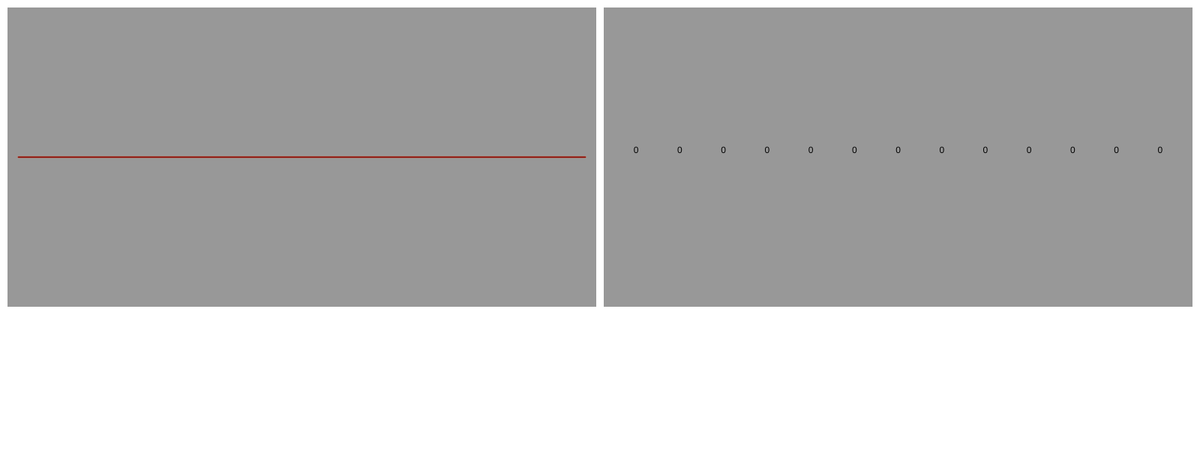
Frame 1 (no input)
Frame 60 (no input): identical to frame 1, image omitted
Frame 120 (the mouse pressed at the canvas centre since frame 60): identical to frame 1, image omitted

The p5.js sketch that drew this single still picture (run headless with seeded random() and noise() and a simulated clock; from frame 60 on, the mouse is pressed at the canvas centre):

// p5.js sketch
// ── sketch.js
let mel_ms;
let mfcc_ms;
let margin = 10;
let pi = 3.14159265359;
let colors = [];

function setup() {
  createCanvas(1600, 600);
  frameRate(30);

  // https://sashamaps.net/docs/resources/20-colors/
  let color_tuples = [[230, 25, 75], [60, 180, 75], [255, 225, 25], [0, 130, 200], [245, 130, 48], [70, 240, 240], [240, 50, 230], [250, 190, 212], [0, 128, 128], [220, 190, 255], [170, 110, 40], [255, 250, 200], [128, 0, 0], [170, 255, 195], [0, 0, 128], [128, 128, 128], [255, 255, 255], [0, 0, 0]]
  colors = color_tuples.map(t => color(t));

  let ms_width = (width - (margin*3)) / 2;
  let ms_height = (height - (margin * 3)) * 0.7;
  mel_ms = new MultiSlider(margin,margin,ms_width,ms_height,0,100,0,false);
  mfcc_ms = new MultiSlider((margin*2) + ms_width,margin,ms_width,ms_height,-80,80,0,true);
  mfcc_ms.setColors(colors);

  let mels = [];
  for(let i = 0; i < 40; i++){
    mels[i] = 0;
  }

  let mfccs = [];
  for(let i = 0; i < 13; i++){
    mfccs[i] = 0;
  }

  mel_ms.value(mels)
  mfcc_ms.value(mfccs);

  mel_ms.setAction(() => {
    mfcc_ms.value(dct(mel_ms.values,mfcc_ms.values.length));
  })

  mfcc_ms.setAction(() => {
    let longenough = [];
    for(let i = 0; i < mel_ms.values.length; i++){
      if(i < mfcc_ms.values.length){
        longenough[i] = mfcc_ms.values[i]
      } else {
        longenough[i] = 0;
      } 
    }
    mel_ms.value(idct(longenough,longenough.length))
  })
}

function draw() {
  background(255);
  mel_ms.display();
  mfcc_ms.display();
  drawCosines();
}

function mousePressed(){
  mel_ms.mousePressed(mouseX,mouseY);
  mfcc_ms.mousePressed(mouseX,mouseY);
}

function mouseDragged(){
  mel_ms.mouseDragged(mouseX,mouseY);
  mfcc_ms.mouseDragged(mouseX,mouseY);
}

function dct(array,nCoeffs){
  let out = [];

  for(let k = 0; k < nCoeffs; k++){
    let v = [];
    for(let n = 0; n < array.length; n++){
      let xn = array[n];
      let x = (((2*n)+1)*pi*k) / (2*array.length);
      let c = cos(x) * xn;
      v[n] = c;
    }
    let sum = v.reduce((total,val,idx,arr) => total + val);
    let scale;
    if(k == 0) {
      scale = Math.sqrt(1/(4 * array.length));
    } else {
      scale = Math.sqrt(1/(2 * array.length));
    }
    out[k] = sum * 2 * scale;
  }  

  return out;
}

function idct(values,n_coeffs){
  let out = [];

  for(let k = 0; k < n_coeffs; k++){
    let scale = Math.sqrt(2/values.length);
    let v = [];
    for(let n = 1; n < values.length; n++){
      let xn = values[n];
      let x = (((2 * k) + 1) * pi * n) / (2 * values.length);
      let c = cos(x) * xn;
      v[n] = c
    };
    let sum = v.reduce((total,val,idx,arr) => total + val);
    let off = values[0] / Math.sqrt(values.length);
    out[k] = off + (sum * scale)
  }

  return out;
}

function drawCosines(){
  let barwidth = mel_ms.getBarWidth();
  let bargap = mel_ms.getBarGap(barwidth);
  let halfbarwidth = barwidth * 0.5;
  let barskip = barwidth + bargap;
  for(let j = 0; j < mfcc_ms.values.length; j++){
    let amp = mfcc_ms.values[j];
    let cosPoints = cosinePoints(j,mel_ms.values.length,false);
    noFill()
    stroke(colors[j]);
    strokeWeight(2);
    beginShape();
    for(let i = 0; i < cosPoints.length; i++){
      let y = (mel_ms.y + (mel_ms.h * 0.5)) + (cosPoints[i] * amp * -1);// * -1 inverts because it's a graphics y axis
      let x = mel_ms.x + bargap + halfbarwidth + (i * barskip);
      vertex(x,y); 
    }
    endShape();
  }
}

function cosinePoints(freq,nPoints,inv){
  let array = [];
  for(let i = 0; i < nPoints; i++){
    let x = (((2 * i) + 1) * pi) / (2 * nPoints);
    let y = cos(x * freq);
    if(inv) y *= -1;
    array[i] = y;
  }
  return array;
}
// ── MultiSlider.js
class MultiSlider {
  
  constructor(x,y,w,h,min,max,ref,showNumbers){
    this.showNumbers = showNumbers;
    this.x = x;
    this.y = y;
    this.w = w;
    this.h = h;
    this.reference = ref;
    this.min = min;
    this.max = max;
    this.values = [0];
    this.action = null;
    this.colors = null;
  }

  setColors(colors){
    this.colors = colors;
  }

  getBarWidth(){
    return this.w / (this.values.length * 2);
  }

  getBarGap(barwidth){
    return (this.w - (this.values.length * barwidth)) / (this.values.length+1);
  }
  
  display(){
    
    fill(152);
    noStroke();
    rectMode(CORNER);
    rect(this.x,this.y,this.w,this.h);
    
    let bar_width = this.getBarWidth();
    let bar_gap = this.getBarGap(bar_width);
    let bar_skip = bar_width + bar_gap;
    for(let i = 0; i < this.values.length; i++){
      let barx = bar_gap + (bar_skip*i);
      let bary = map(this.reference,this.min,this.max,this.h,0);
      let bartop = map(this.values[i],this.min,this.max,this.h,0);
      bartop = constrain(bartop,0,this.h);
      // print('bartop',bartop)
      if(this.colors != null){
        fill(this.colors[i])
      } else {
        fill(0);
      }
      rectMode(CORNERS);
      rect(this.x + barx,this.y + bary, this.x + barx + bar_width, this.y + bartop);
      if(this.showNumbers){
        fill(0);
        textAlign(CENTER);
        text(round(this.values[i],2),this.x + barx, (this.y + bary) - 15, bar_width);
      }
    }
  }

  setAction(func){
    this.action = func;
  }
  
  value(vals){
    this.values = vals;
  }

  valueAction(vals){
    this.values = vals;
    this.action();
  }

  setValueFromMouse(x,y){
    let slider_y = map(y,0,this.h,this.max,this.min);
    let index = this.indexFromMouse(x);
    if(index != null){
      this.values[index] = slider_y;
      this.action();
    }
  }

  indexFromMouse(x){
    let barwidth = this.getBarWidth();
    let bargap = this.getBarGap(barwidth);
    for(let i = 0; i < this.values.length; i++){
      let barmin = bargap + ((barwidth+bargap) * i);
      let barmax = barmin + barwidth;
      if(x > barmin && x < barmax){
        return i;
      }
    }
    return null;
  }

  mousePressed(x,y){
    if(x > this.x && x < (this.x + this.w) && y > this.y && y < (this.y + this.h)){
      this.setValueFromMouse(x - this.x,y - this.y);
    }
  }

  mouseDragged(x,y){
    if(x > this.x && x < (this.x + this.w) && y > this.y && y < (this.y + this.h)){
      this.setValueFromMouse(x - this.x,y - this.y);
    }
  }
}
